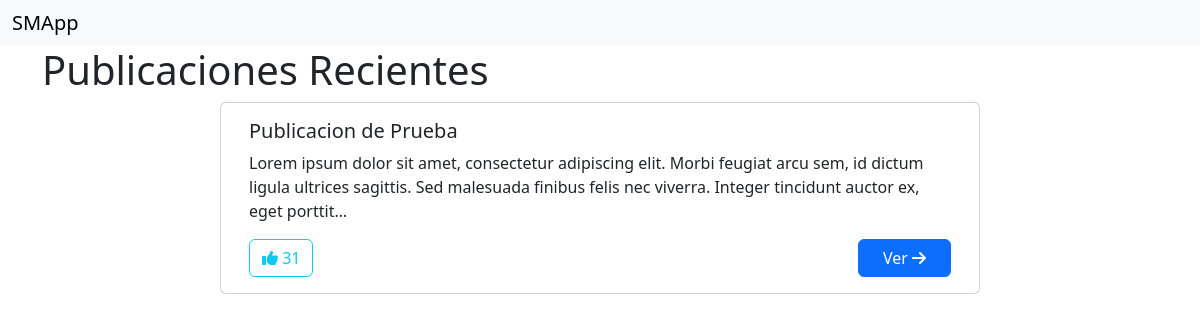
The page / on the database its author committed.
### General/models.py (models this page shows, shortened)
class Publicacion(models.Model):
    uuid = models.UUIDField(default=uuid4, primary_key=True, unique=True)
    titulo = models.CharField(max_length=50)
    contenido = models.CharField(max_length=2000)
    me_gusta =  models.IntegerField(default=0)
    publico = models.BooleanField(default=False)
    fecha_creacion  =  models.DateField(auto_now_add=True)
    fecha_actualizacion =  models.DateField(auto_now=True)
    status =  models.BooleanField(default=True)
    autor = models.ForeignKey(User, on_delete=models.CASCADE)

### General/views.py (the view)
# urls.py: path('', Home.as_view(), name='home'),
class Home(View):
    def get(self, request):
        publicaciones =  Publicacion.objects.filter(publico = True)
        return render(request, 'common/home.html', { 'publicaciones': publicaciones})

### General/templates/common/home.html (shortened to what this page needs)
{% extends 'base.html' %} {% block body %}
<h1>Publicaciones Recientes</h1>
<div class="row justify-content-center">
  {% for publicacion in publicaciones %}
  <div class="card col-lg-8">
    <div class="card-body">
      <h5 class="card-title">{{publicacion.titulo}}</h5>
      <p class="card-text">{{publicacion.contenido|truncatechars:200}}</p>
      <div class="row  justify-content-between">
        <div class="col-auto">
          <form
            action="{% url 'add_publicacion_like' publicacion.uuid %}"
            method="post"
          >
            <button type="submit" class="btn btn-outline-info">
              <i class="fa-solid fa-thumbs-up"></i>
              {{publicacion.me_gusta}}
            </button>
          </form>
        </div>
        <div class="col-auto">
          <a
            href="{% url 'ver_publicacion'  publicacion.uuid %}"
            class="btn btn-primary px-4"
            >
            Ver
            <i class="fa-solid fa-arrow-right"></i>
            </a
          >
        </div>
      </div>
    </div>
  </div>
  {% endfor %}
</div>
{% endblock %}

### rows shown on the page
Publicacion: titulo "Publicacion de Prueba", contenido "Lorem ipsum dolor sit amet, consectetur adipiscing elit. Morbi feugiat arcu sem, id dictum ligula ultrices sagittis. Sed malesuada finibus felis nec viverra. Integer tincidunt auctor ex, eget porttit…", me_gusta "31"
